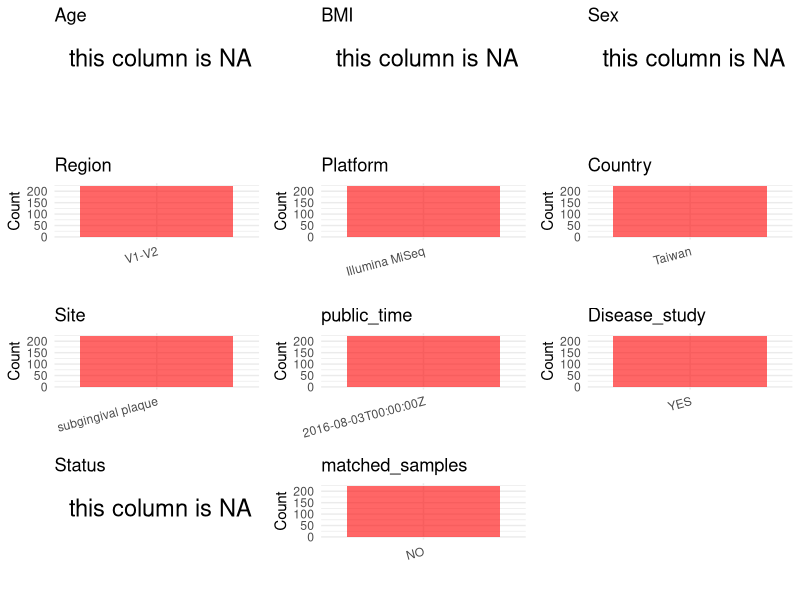

Reproduce this figure in R. (Note: this script raises an error after producing the figure.)
## ---- chunk 1
# Load necessary libraries
library(dplyr)
library(ggplot2)
library(cowplot)

# Set working directory
base_dir <- "/home/dongbiao/word_embedding_microbiome/all_data/oral/global-oral-microbiome/data/projects"
setwd(file.path(base_dir, "PRJNA274944"))

# Read the initial metadata files
initial_meta <- read.csv("SraRunTable.csv",header = T)

head(initial_meta)
## ---- chunk 2
# Create a uniform metadata dataframe
metadata <- data.frame(
  BioProject = initial_meta$BioProject,
  Run = initial_meta$Run,
  sample_name = initial_meta$`Sample.Name`,
  Age = NA,
  BMI = NA,
  Sex=NA,
  Region = "V1-V2",
  Platform = initial_meta$Instrument,
  Country = "Taiwan",
  Site = "subgingival plaque",
  public_time = initial_meta$ReleaseDate,
  stringsAsFactors = FALSE
)
## ---- chunk 3
# Add information obtained from the publication
metadata$PCR_primers <- "F: 5'-AGAGTTTGATCCTGGCTCAG-3'; R: 5'-TGCTGCCTCCCGTAGGAGT-3'"
metadata$title <- "Subgingival microbiota in individuals with severe chronic periodontitis"
metadata$Disease_study <- "YES"

# Assign disease status based on sample_name patterns
# NOTE: The paper reports 10 healthy (ORAL.T1-T10) and 10 SP samples (SP001.46-SP010.24),
# but SRA contains 225 runs with different naming (MPxxx.xx). Cannot reliably map SRA
# sample names to paper's health/disease groups without supplementary Table S1.
# Status must be manually curated using the paper's supplementary data.
metadata$Status <- NA

# Create matched_samples column
metadata$matched_samples <- "NO"

# Check initial data distribution
cat("Initial sample distribution:\n")
table(metadata$sample_name)
table(metadata$Site)
## ---- chunk 4
# Check the number of unique runs and sample names
print(paste("Number of unique runs:", length(unique(metadata$Run))))
print(paste("Number of unique sample names:", length(unique(metadata$sample_name))))
## ---- chunk 5
# Select columns for visualization
plot_data <- metadata %>%
  select(-BioProject, -Run, -sample_name, -title)

# Function to create simple plots for each column
create_simple_plots <- function(data) {
  plots <- list()
  
  for (col in colnames(data)) {
    # Check if the column is all NA
    if (all(is.na(data[[col]]))) {
      # Create an empty plot with text indicating all NA
      p <- ggplot() +
        annotate("text", x = 0.5, y = 0.5, label = "this column is NA", size = 6) +
        labs(title = col) +
        theme_void()
    } else if (is.numeric(data[[col]])) {
      # Numeric variable: histogram
      p <- ggplot(data, aes(x = .data[[col]])) +
        geom_histogram(fill = "blue", alpha = 0.6, bins = 20, na.rm = TRUE) +
        labs(title = col) +
        theme_minimal()
    } else {
      # Categorical variable: bar plot (remove NA values)
      count_data <- as.data.frame(table(data[[col]], useNA = "ifany"))
      p <- ggplot(count_data, aes(x = reorder(Var1, -Freq), y = Freq)) +
        geom_col(fill = "red", alpha = 0.6) +
        labs(title = col, x = NULL, y = "Count") +
        theme_minimal() +
        theme(axis.text.x = element_text(angle = 15, hjust = 1))
    }
    plots[[col]] <- p
  }
  
  return(plots)
}

# Generate and arrange plots
plots <- create_simple_plots(plot_data)
p<-plot_grid(plots$Age, 
          plots$BMI, 
          plots$Sex, 
          plots$Region, 
          plots$Platform, 
          plots$Country, 
          plots$Site,
          plots$public_time, 
          plots$Disease_study,
          plots$Status,
          plots$matched_samples,# add 
          ncol = 3, align = "hv", axis = "lb")
ggsave("Metadata_Summary.png", plot = p, width = 8, height = 6, dpi = 150)
## ---- chunk 6
knitr::include_graphics("Metadata_Summary.png")
## ---- chunk 7
# Reorder columns to match the desired format
metadata <- metadata[, c(
  "BioProject", "Run", "sample_name", "Age", "BMI", "Sex", 
  "Region", "Platform", "Country", "Site", "public_time", 
  "PCR_primers", "title", "Disease_study", "Status","matched_samples"
)]

# Export the uniform metadata to a CSV file
write.csv(metadata, file = "metadata.csv", quote = FALSE)
head(metadata)
